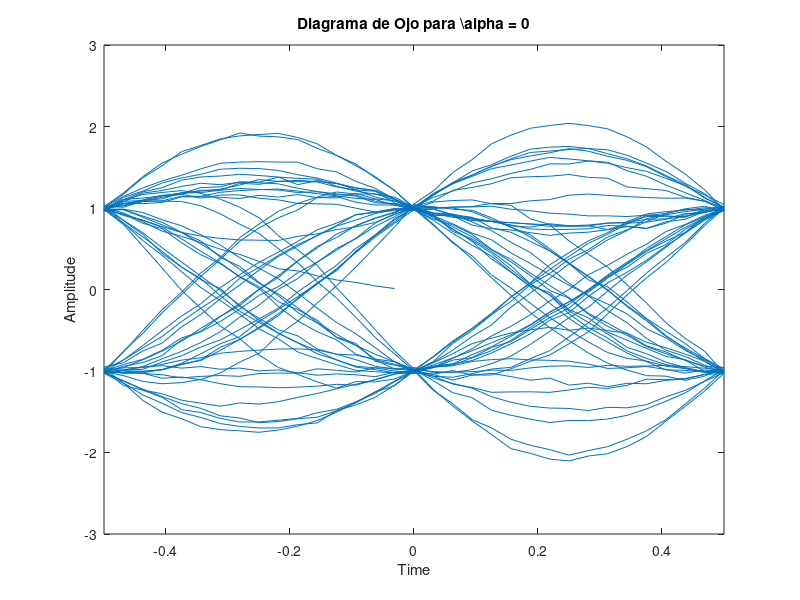
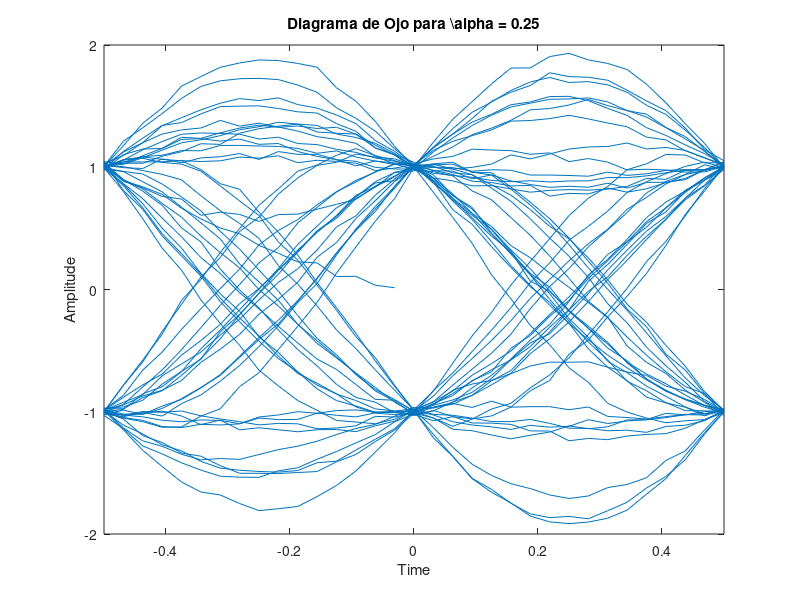
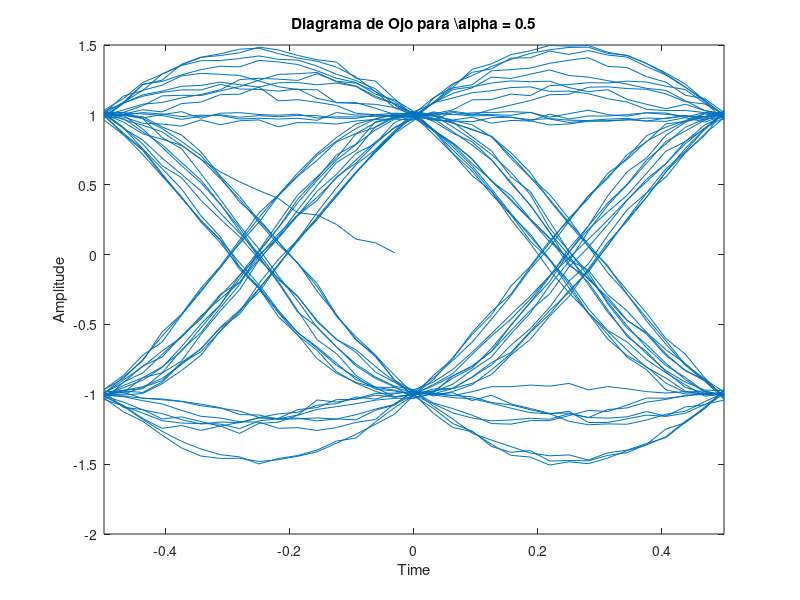
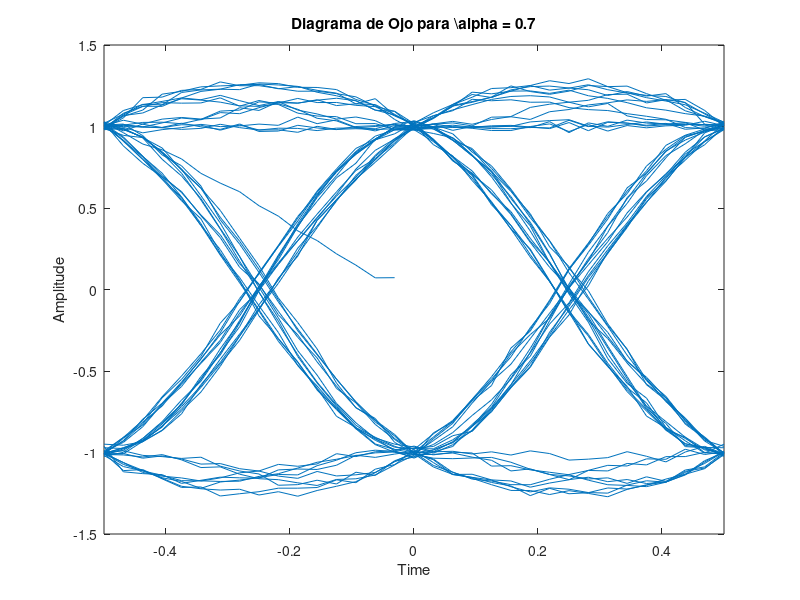

These charts were generated, in order, by the following MATLAB code:
% Parámetros
num_bits = 10^2; % Número de bits 
alpha_values = [0, 0.25, 0.5, 0.7]; % Valores de roll-off 
T = 1; % Período de símbolo normalizado
sps = 16; % Muestras por símbolo 
SNR_dB = 35; % Relación señal a ruido en dB 

% Generar bits aleatorios
bits = randi([0 1], num_bits, 1);

% Codificación NRZ-L
nrz = 2*bits - 1;


% Pulso Coseno Alzado
rolloff_filtering = @(alpha, T, t) (sinc(t/T) .* cos(pi*alpha*t/T)) ./ (1 - (2*alpha*t/T).^2 + eps);

% Bucle sobre los valores de roll-off
for i = 1:length(alpha_values)
    alpha = alpha_values(i);

    % Generar el pulso coseno alzado
    t = -10*T:1/sps:10*T;
    pulse = rolloff_filtering(alpha, T, t);

    % Upsample los bits para la transmisión
    upsampled_signal = upsample(nrz, sps);

    % Filtrar la señal con el pulso coseno alzado
    transmitted_signal = conv(upsampled_signal, pulse, 'same');

    % Agregar ruido AWGN
    noisy_signal = awgn(transmitted_signal, SNR_dB, 'measured');

    % Diagrama de Ojo
    figure;
    eyediagram(noisy_signal, 2*sps);
    title(['Diagrama de Ojo para \\alpha = ' num2str(alpha)]);
end

% Funciones Auxiliares
function y = sinc(x)
    y = ones(size(x));
    idx = (x ~= 0);
    y(idx) = sin(pi*x(idx)) ./ (pi*x(idx));
end
